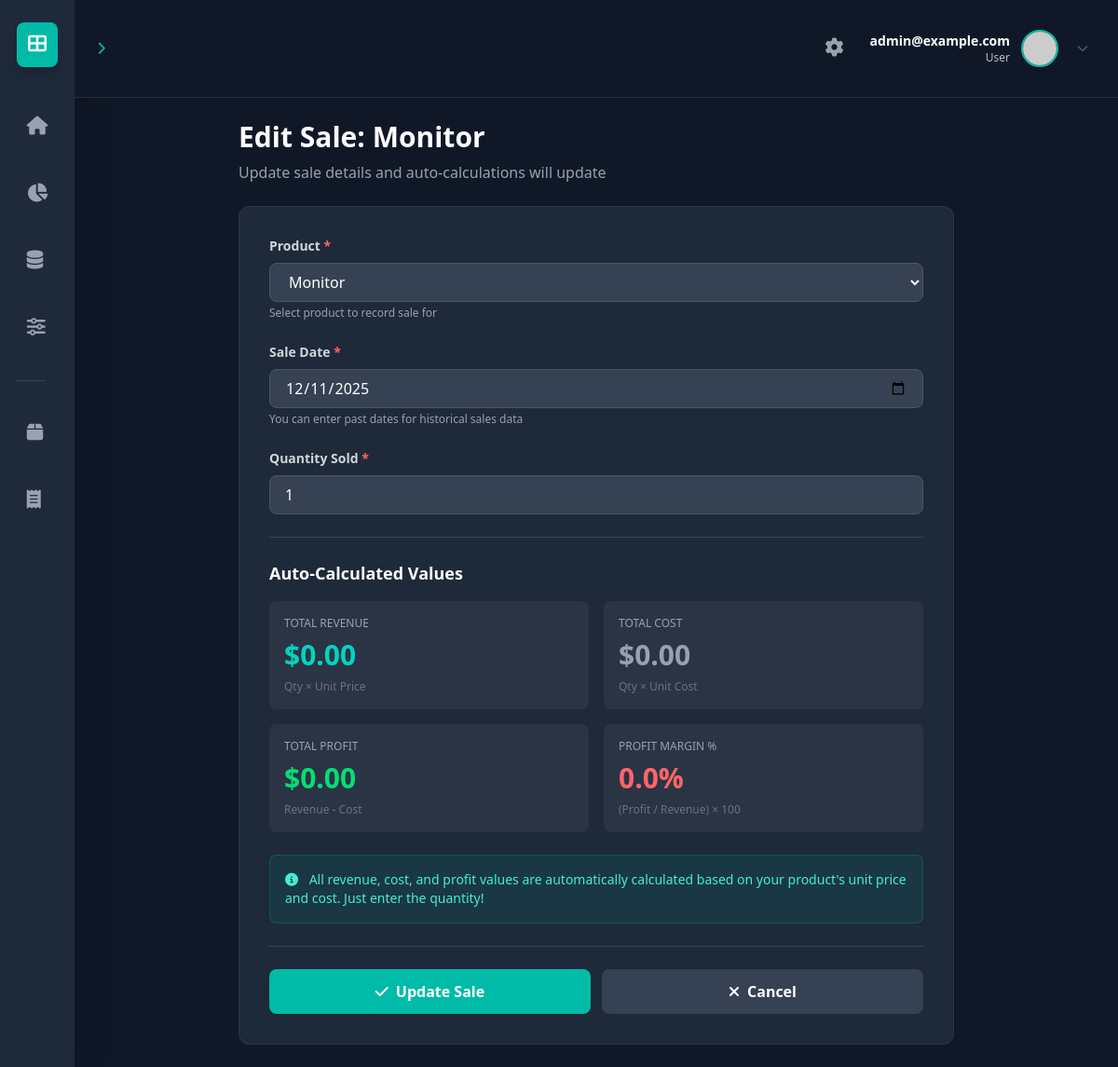
The page /sales/3501/edit/ (signed in) on the database its author committed.
### dashboard/models.py (models this page shows, shortened)
class SalesData(models.Model):
    product = models.ForeignKey(Product, on_delete=models.CASCADE, related_name='sales')
    date = models.DateField(default=timezone.now)
    quantity = models.IntegerField()
    revenue = models.DecimalField(max_digits=12, decimal_places=2)
    cost = models.DecimalField(max_digits=12, decimal_places=2)
    profit = models.DecimalField(max_digits=12, decimal_places=2)
    class Meta:
        ordering = ['-date']
        verbose_name_plural = "Sales Data"

### dashboard/views.py (the view)
# urls.py: path('sales/<int:pk>/edit/', views.sales_edit, name='sales_edit'),
@login_required(login_url='login')
def sales_edit(request, pk):
    sale = SalesData.objects.get(pk=pk)
    old_profit = sale.profit
    if request.method == 'POST':
        form = SalesDataForm(request.POST, instance=sale)
        if form.is_valid():
            updated_sale = form.save()
            profit_diff = updated_sale.profit - old_profit
            if profit_diff >= 0:
                messages.success(
                    request,
                    f'Sale updated! Profit change: +${profit_diff:.2f} '
                    f'(New profit: ${updated_sale.profit:.2f})'
                )
            else:
                messages.warning(
                    request,
                    f'Sale updated! Profit change: ${profit_diff:.2f} '
                    f'(New profit: ${updated_sale.profit:.2f})'
                )
            return redirect('sales_list')
    else:
        form = SalesDataForm(instance=sale)
    products = Product.objects.all()
    return render(request, 'dashboard/sales_form.html', {
        'form': form,
        'sale': sale,
        'products': products,
        'title': f'Edit Sale: {sale.product.name}',
        'button_text': 'Update Sale',
        'is_create': False,
    })

### dashboard/forms.py (shortened to what this page needs)
class SalesDataForm(forms.ModelForm):
    class Meta:
        model = SalesData
        fields = ['product', 'date', 'quantity']
        widgets = {
            'product': forms.Select(attrs={
                'class': 'w-full px-4 py-2 bg-gray-700 border border-gray-600 rounded-lg text-white focus:outline-none focus:border-teal-500',
                'required': True
            }),
            'date': forms.DateInput(attrs={
                'class': 'w-full px-4 py-2 bg-gray-700 border border-gray-600 rounded-lg text-white focus:outline-none focus:border-teal-500',
                'type': 'date',
                'required': True
            }),
            'quantity': forms.NumberInput(attrs={
                'class': 'w-full px-4 py-2 bg-gray-700 border border-gray-600 rounded-lg text-white focus:outline-none focus:border-teal-500',
                'placeholder': 'Quantity Sold',
                'min': '1',
                'step': '1',
                'required': True
            }),
        }

### dashboard/models.py (called while the page is built)
    def __str__(self):
        return self.name

### dashboard/templates/dashboard/sales_form.html (shortened to what this page needs)
{% extends 'dashboard/base.html' %}
{% load static %}
{% block content %}
<div class="max-w-3xl mx-auto space-y-6">
    <div>
        <h1 class="text-3xl font-bold text-white">{{ title }}</h1>
        <p class="text-gray-400 mt-2">
            {% if is_create %}
            Record a new sale transaction (can be past dates for historical data)
            {% else %}
            Update sale details and auto-calculations will update
            {% endif %}
        </p>
    </div>
    <div class="bg-gray-800 rounded-xl border border-gray-700/50 p-8">
        <form method="POST" id="sales-form" class="space-y-6">
            <div>
                <label class="block text-gray-300 text-sm font-semibold mb-2">
                    Product <span class="text-red-400">*</span>
                </label>
                {{ form.product }}
                <p class="text-gray-400 text-xs mt-1">Select product to record sale for</p>
            </div>
            <div>
                <label class="block text-gray-300 text-sm font-semibold mb-2">
                    Sale Date <span class="text-red-400">*</span>
                </label>
                {{ form.date }}
                <p class="text-gray-400 text-xs mt-1">You can enter past dates for historical sales data</p>
            </div>
            <div>
                <label class="block text-gray-300 text-sm font-semibold mb-2">
                    Quantity Sold <span class="text-red-400">*</span>
                </label>
                {{ form.quantity }}
            </div>
            <div class="border-t border-gray-700 pt-6">
                <h3 class="text-lg font-semibold text-white mb-4">Auto-Calculated Values</h3>
                <div class="grid grid-cols-1 md:grid-cols-2 gap-4">
                    <div class="bg-gray-700/50 rounded-lg p-4">
                        <p class="text-gray-400 text-xs uppercase">Total Revenue</p>
                        <p class="text-3xl font-bold text-teal-400 mt-2" id="total-revenue">$0.00</p>
                        <p class="text-gray-500 text-xs mt-2">Qty × Unit Price</p>
                    </div>
                    <div class="bg-gray-700/50 rounded-lg p-4">
                        <p class="text-gray-400 text-xs uppercase">Total Cost</p>
                        <p class="text-3xl font-bold text-gray-400 mt-2" id="total-cost">$0.00</p>
                        <p class="text-gray-500 text-xs mt-2">Qty × Unit Cost</p>
                    </div>
                    <div class="bg-gray-700/50 rounded-lg p-4">
                        <p class="text-gray-400 text-xs uppercase">Total Profit</p>
                        <p class="text-3xl font-bold text-green-400 mt-2" id="total-profit">$0.00</p>
                        <p class="text-gray-500 text-xs mt-2">Revenue - Cost</p>
                    </div>
                    <div class="bg-gray-700/50 rounded-lg p-4">
                        <p class="text-gray-400 text-xs uppercase">Profit Margin %</p>
                        <p class="text-3xl font-bold text-blue-400 mt-2" id="total-margin">0%</p>
                        <p class="text-gray-500 text-xs mt-2">(Profit / Revenue) × 100</p>
                    </div>
                </div>
            </div>
            <div class="bg-teal-500/10 border border-teal-500/20 rounded-lg p-4">
                <p class="text-teal-300 text-sm">
                    <i class="fas fa-info-circle mr-2"></i>
                    All revenue, cost, and profit values are automatically calculated based on your product's unit price and cost. Just enter the quantity!
                </p>
            </div>
            <div class="flex gap-3 pt-6 border-t border-gray-700">
                <button type="submit" class="flex-1 px-6 py-3 bg-teal-500 hover:bg-teal-600 text-white rounded-lg font-semibold transition-colors flex items-center justify-center gap-2">
                    <i class="fas fa-check"></i> {{ button_text }}
                </button>
                <a href="{% url 'sales_list' %}" class="flex-1 px-6 py-3 bg-gray-700 hover:bg-gray-600 text-white rounded-lg font-semibold transition-colors flex items-center justify-center gap-2">
                    <i class="fas fa-times"></i> Cancel
                </a>
            </div>
        </form>
    </div>
</div>
{% endblock %}

### dashboard/templates/dashboard/base.html (shortened to what this page needs)
{% load static tailwind_tags %}
<!DOCTYPE html>
<html lang="en">
<head>
    <link rel="stylesheet" href="https://cdnjs.cloudflare.com/ajax/libs/font-awesome/6.4.0/css/all.min.css">
    {% tailwind_css %}
</head>
<body class="bg-gray-900 min-h-screen flex text-gray-200 font-sans">
    <nav class="w-20 bg-gray-800 flex flex-col items-center py-6 shadow-2xl z-10">
        <div class="p-3 bg-teal-500 rounded-lg text-white mb-10 shadow-lg">
            <i class="fas fa-th-large text-xl"></i>
        </div>
        <div class="flex flex-col gap-6">
            <a href="{% url 'sales' %}" class="nav-item p-3 rounded-lg transition-all duration-200
                {% if active_page == 'sales' %}bg-teal-500 text-white shadow-lg{% else %}text-gray-400 hover:bg-gray-700 hover:text-white{% endif %}">
                <i class="fas fa-home text-xl"></i>
            </a>
            <a href="{% url 'market' %}" class="nav-item p-3 rounded-lg transition-all duration-200
                {% if active_page == 'market' %}bg-teal-500 text-white shadow-lg{% else %}text-gray-400 hover:bg-gray-700 hover:text-white{% endif %}">
                <i class="fas fa-chart-pie text-xl"></i>
            </a>
            <a href="{% url 'data' %}" class="nav-item p-3 rounded-lg transition-all duration-200
                {% if active_page == 'data' %}bg-teal-500 text-white shadow-lg{% else %}text-gray-400 hover:bg-gray-700 hover:text-white{% endif %}">
                <i class="fas fa-database text-xl"></i>
            </a>
            <a href="{% url 'eval' %}" class="nav-item p-3 rounded-lg transition-all duration-200
                {% if active_page == 'eval' %}bg-teal-500 text-white shadow-lg{% else %}text-gray-400 hover:bg-gray-700 hover:text-white{% endif %}">
                <i class="fas fa-sliders-h text-xl"></i>
            </a>
            <div class="w-8 h-px bg-gray-700 my-2"></div>
            <a href="{% url 'product_list' %}" class="nav-item p-3 rounded-lg transition-all duration-200
                {% if active_page == 'products' %}bg-teal-500 text-white shadow-lg{% else %}text-gray-400 hover:bg-gray-700 hover:text-white{% endif %}"
                title="Product Management">
                <i class="fas fa-box text-xl"></i>
            </a>
            <a href="{% url 'sales_list' %}" class="nav-item p-3 rounded-lg transition-all duration-200
                {% if active_page == 'sales' and request.path|slice:"0:6" == '/sales' %}bg-teal-500 text-white shadow-lg{% else %}text-gray-400 hover:bg-gray-700 hover:text-white{% endif %}"
                title="Sales Management">
                <i class="fas fa-receipt text-xl"></i>
            </a>
        </div>
    </nav>
    <main class="flex-1 flex flex-col overflow-hidden">
        <header class="bg-gray-900 border-b border-gray-700/50 p-6 flex justify-between items-center shadow-md relative z-20">
    <div class="flex items-center space-x-2 text-xl font-medium text-white">
        <i class="fas fa-chevron-right text-teal-500 text-sm"></i>
    </div>
    <div class="flex items-center gap-3">
        <button onclick="toggleSettings()" class="p-2 rounded-lg text-gray-400 hover:bg-gray-800 hover:text-white transition-all duration-200">
            <i class="fas fa-cog text-xl"></i>
        </button>
        <div class="relative">
            <button id="user-menu-button" onclick="toggleProfileMenu()" class="flex items-center space-x-3 focus:outline-none bg-transparent hover:bg-gray-800 p-2 rounded-lg transition-colors duration-200">
                <div class="text-right">
                    <div class="font-semibold text-sm" style="color: inherit;">
                        {% if user.first_name %}
                            {{ user.first_name }} {{ user.last_name }}
                        {% else %}
                            {{ user.username }}
                        {% endif %}
                    </div>
                    <div class="text-xs opacity-70">User</div>
                </div>
                <img src="https://ui-avatars.com/api/?name={% if user.first_name %}{{ user.first_name }}+{{ user.last_name }}{% else %}{{ user.username }}{% endif %}&background=00c2a2&color=fff"
                     class="h-10 w-10 rounded-full border-2 border-teal-500" alt="User">
                <i class="fas fa-chevron-down text-gray-500 text-xs ml-2 transition-transform duration-200" id="menu-arrow"></i>
            </button>
        </div>
    </div>
</header>
        <div class="flex-1 p-6 overflow-y-auto">
            {% block content %}{% endblock %}
        </div>
    </main>
</body>
</html>

### dashboard/templates/dashboard/base.html (style rules this page uses)
#user-menu-button { color: #ffffff !important; }
#user-menu-button .font-semibold { color: inherit !important; }
#user-menu-button .text-xs { opacity: 0.7; }

### rows shown on the page
SalesData: product "Monitor", date "12/11/2025", quantity "1"

### other values the page prints
{{ user.username }} "admin@example.com"
{{ title }} "Edit Sale: Monitor"
{{ button_text }} "Update Sale"
